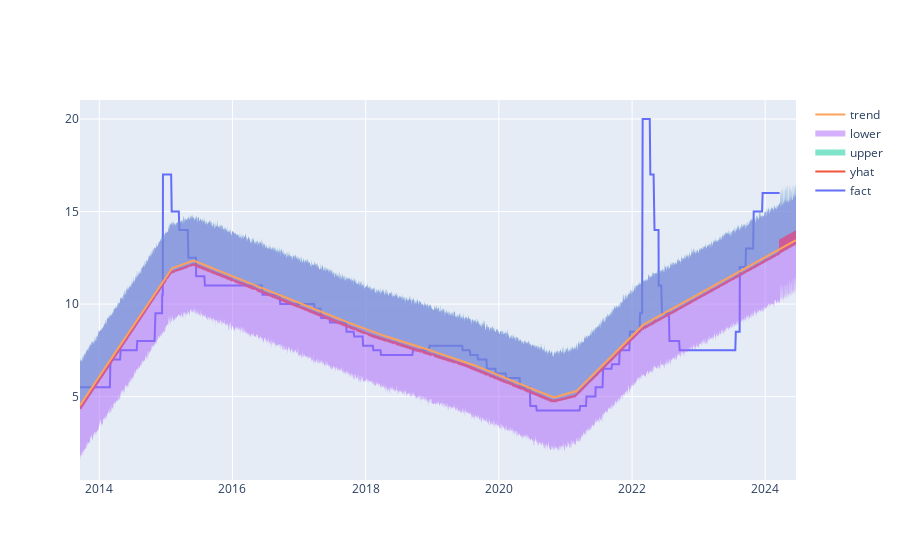

Notebook source saved alongside this figure:
### Code cell
# Рисуем график с границами прогноза на полном периоде
iplot([
    go.Scatter(x=df['ds'], y=df['y'], name='fact'),
    go.Scatter(x=final_forecast['ds'], y=final_forecast['yhat'], name='yhat'),
    go.Scatter(x=final_forecast['ds'], y=final_forecast['yhat_upper'], fill='tonexty', mode='none', name='upper'),
    go.Scatter(x=final_forecast['ds'], y=final_forecast['yhat_lower'], fill='tonexty', mode='none', name='lower'),
    go.Scatter(x=final_forecast['ds'], y=final_forecast['trend'], name='trend')
])

### Figure 1 — Plotly figure (JSON) as saved in the notebook; plotly's stock layout.template omitted (floating-point values rounded to 4 significant figures; data arrays with more than 128 entries replaced by an {"elided": "..."} marker saying what was removed)
{"data": [{"name": "fact", "type": "scatter", "x": {"elided": "2619 str values"}, "y": {"elided": "2619 float values"}}, {"name": "yhat", "type": "scatter", "x": {"elided": "2709 str values"}, "y": {"elided": "2709 float values"}}, {"fill": "tonexty", "mode": "none", "name": "upper", "type": "scatter", "x": {"elided": "2709 str values"}, "y": {"elided": "2709 float values"}}, {"fill": "tonexty", "mode": "none", "name": "lower", "type": "scatter", "x": {"elided": "2709 str values"}, "y": {"elided": "2709 float values"}}, {"name": "trend", "type": "scatter", "x": {"elided": "2709 str values"}, "y": {"elided": "2709 float values"}}], "layout": {}}
